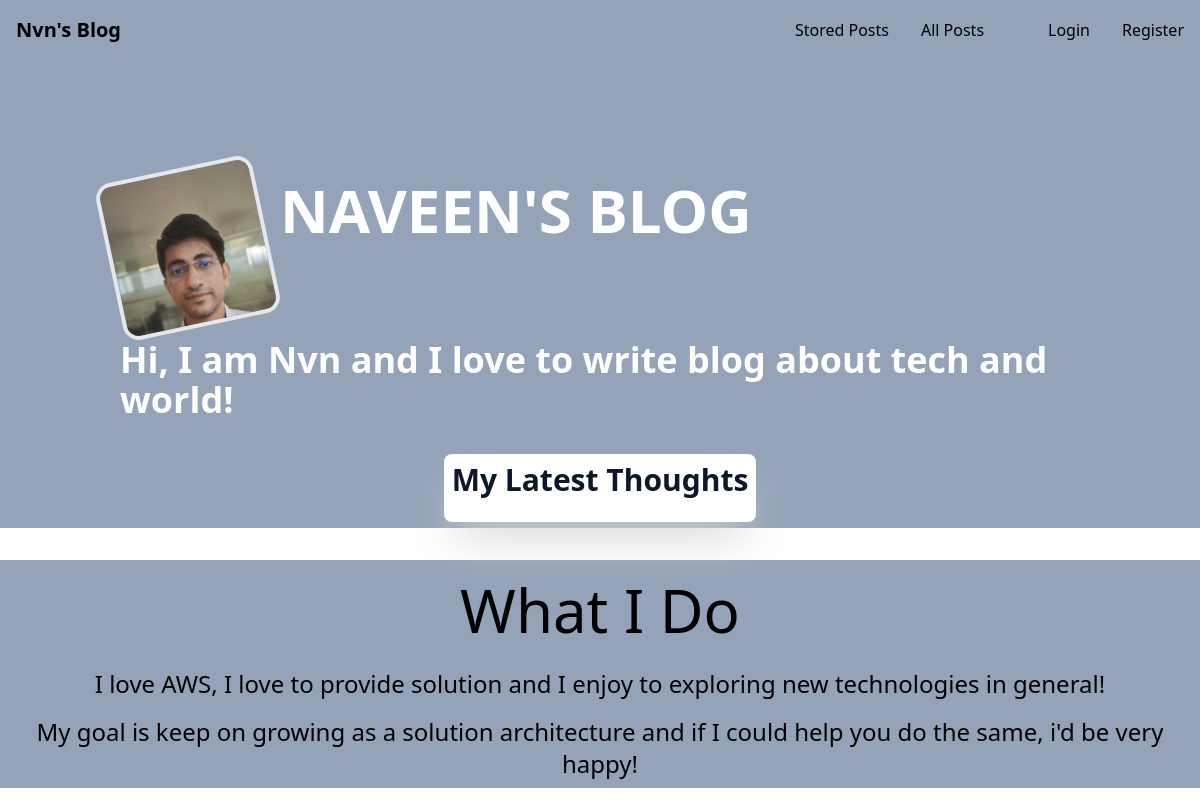
Before: / with the older database file.
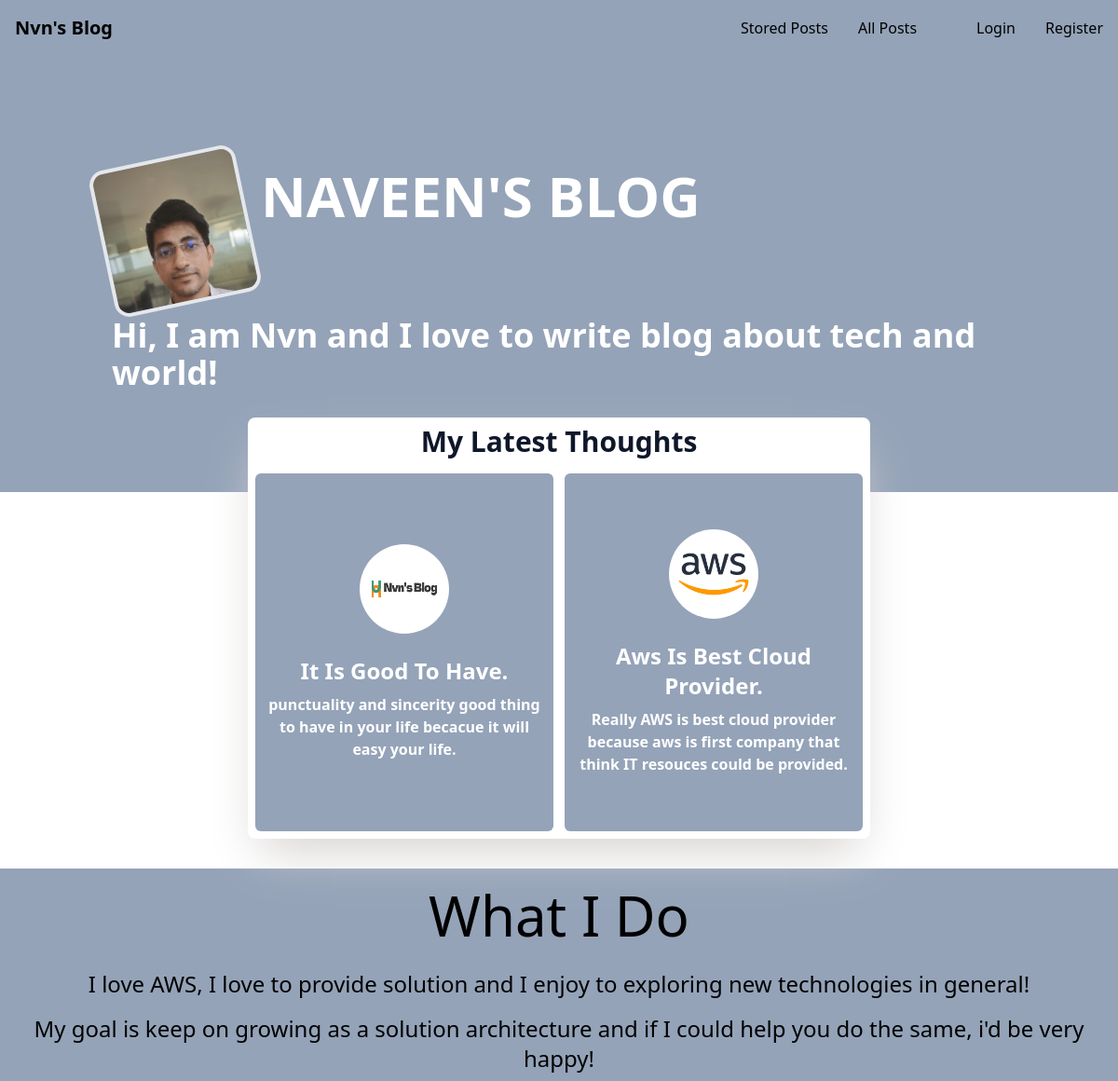
After: the same page with the newer database file.
### blog/models.py (models this page shows, shortened)
class Post(models.Model):
    user = models.ForeignKey(User, on_delete=models.CASCADE, null=True)
    title = models.CharField(max_length=150)
    excerpt = models.CharField(max_length=200)
    image = models.ImageField(upload_to="images", null=True)
    date = models.DateField(auto_now=True)
    slug = models.SlugField(unique=True, db_index=True)
    content = models.TextField(validators=[MinLengthValidator(10)])
    tags = models.ManyToManyField(Tag)

### blog/views.py (the view)
# urls.py: path("", views.starting_page, name="starting-page"),
def starting_page(request):
    posts = Post.objects.all().order_by("-date")[:3]
    if request.method == "POST":
        logout(request)
    return render(request, "blog/starting_page.html", {"posts": posts})

### blog/templates/blog/starting_page.html (shortened to what this page needs)
{% extends "base.html" %}
{% load static %}
{% block content %}
<section class="w-full p-24 bg-slate-400">
        <header class="m-3 flex flex-wrap items-start justify-start">
            <img class="md:w-40 md:h-40 w-28 h-28 rounded-2xl -rotate-12 object-cover object-top border-4  "src="{% static 'blog/niku_img.jpg' %}" alt="Nvn:- The auther of the blog.">
            <h2 class="text-white font-semibold p-3 text-3xl md:text-6xl">NAVEEN'S BLOG</h2>
        </header>
        <P class= "md:text-4xl  text-3xl ml-6 font-semibold text-white">Hi, I am Nvn and I love to write blog about tech and world!</P>
</section>
<section >
    <div class="flex flex-wrap justify-center items-center">
    <div class="max-w-fit -mt-20  bg-white rounded-lg text-center shadow-2xl shadow-stone-300 p-2 ">
        <h2 class="text-3xl text-slate-900 mb-4 font-bold">My Latest Thoughts</h2>
            <ul class="md:flex-row flex  flex-col flex-wrap justify-center items-center gap-3">
                   {% include "blog/includes/post.html" %}
            </ul>
    </div>
    </div>
</section>
<section class="w-full bg-slate-400 text-center mt-8">
    <h2 class= " md:text-6xl text-4xl font-light p-5 ">What I Do</h2>
    <p class= " text-2xl font-light p-2 ">I love AWS, I love to provide solution and I enjoy to exploring new technologies in general!</p>
    <p class= " text-2xl font-light p-2 ">My goal is keep on growing as a solution architecture and if I could help you do the same, i'd be very happy! </p>
</section>
{% endblock  %}

### templates/base.html (shortened to what this page needs)
{% load static tailwind_tags %}
{% load static %}
<!DOCTYPE html>
<html lang="en">
<head>
    {% tailwind_css %}
</head>
<body>
        <nav class=" border-gray-200 bg-slate-400">
            <div class="max-w-screen-xl flex flex-wrap items-center justify-between mx-auto p-4">
                <a class="font-semibold text-xl" href={% url "starting-page" %}>Nvn's Blog</a>
                <div class="hidden w-full md:block md:w-auto bg-slate-400" id="navbar-default" >
                        <ul class="font-medium flex flex-col  p-4 md:p-0 mt-4 border bg-slate-400 rounded-lg  md:flex-row md:space-x-8 rtl:space-x-reverse md:mt-0 md:border-0  " >
                            <li><a class="block py-2 px-3 bg-slate-400 rounded-sm  md:border-0 hover:text-slate-900 hover:scale-105 md:p-0 " href="{% url "stored-posts" %}">Stored Posts</a></li>
                            <li><a class="block py-2 px-3  bg-slate-400 rounded-sm  md:border-0 hover:text-slate-900 md:p-0 hover:scale-105" href="{% url "all-posts" %}">All Posts</a></li>
                            {% if user.is_authenticated %}
                                <form action="/" method="post">
                                    {% csrf_token %}
                                    <button class="block py-2 px-3 bg-slate-400 rounded-sm md:border-0  md:p-0 dark:text-white hover:scale-105 hover:text-slate-900  dark:hover:text-white md:dark:hover:bg-transparent">logout</button>
                                </form>
                            {% else %}
                            <li><a class="block py-2 px-3 bg-slate-400 rounded-sm  md:border-0 hover:text-slate-900  md:p-0 dark:text-white hover:scale-105 dark:hover:text-white md:dark:hover:bg-transparent" href={% url "login" %}>Login</a></li>
                            <li><a class="block py-2 px-3 bg-slate-400 rounded-sm  md:border-0 hover:text-slate-900  md:p-0 dark:text-white hover:scale-105 dark:hover:text-white md:dark:hover:bg-transparent" href="{% url "register" %}">Register</a></li>
                            {% endif %}
                        </ul>
                    </div>
                </div>
        </nav>
    {% block content %}
    {% endblock content %}
</body>
</html>

### blog/templates/blog/includes/post.html (shortened to what this page needs)
{% for post in posts %}
    <li>
            <article>
                <div  class="w-80 h-96 flex flex-col justify-center items-center bg-slate-400 text-white rounded-md p-3 hover:bg-slate-300 hover:scale-105" >
                    <a href="{% url "detailed-post" post.slug %}">
                        <img class="w-24 h-24 rounded-full " src={{ post.image.url }} alt={{ post.title }}>
                    </a>
                    <div class= "pt-4 text-center">
                        <h3 class= "font-bold py-2 text-2xl ">{{ post.title | title }}</h3>
                        <p class= "font-semibold max-w-screen-sm">
                            {{ post.excerpt }}
                        </p>
                    </div>
                </div>
            </article>
    </li>
{% endfor %}

Changed rows visible on the page:
added Post: image (picture), title "It Is Good To Have.", excerpt "punctuality and sincerity good thing to have in your life becacue it will easy your life."
added Post: image (picture), title "Aws Is Best Cloud Provider.", excerpt "Really AWS is best cloud provider because aws is first company that think IT resouces could be provided."
